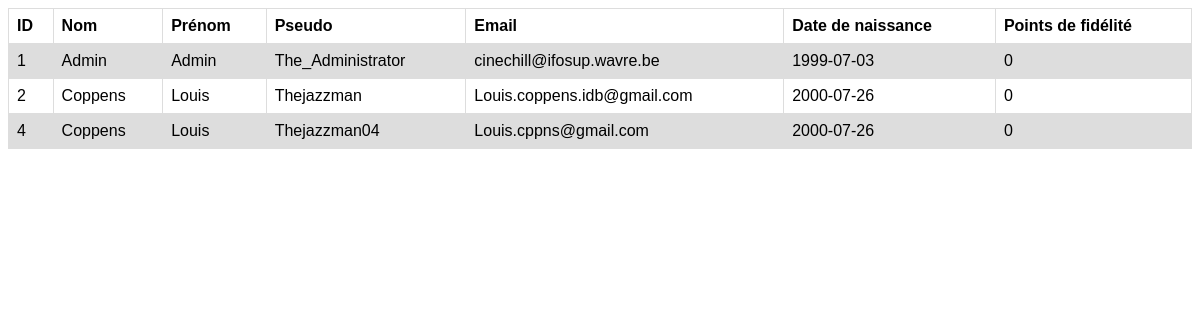
/model/user_tab.php, run on an earlier commit of the app's database.
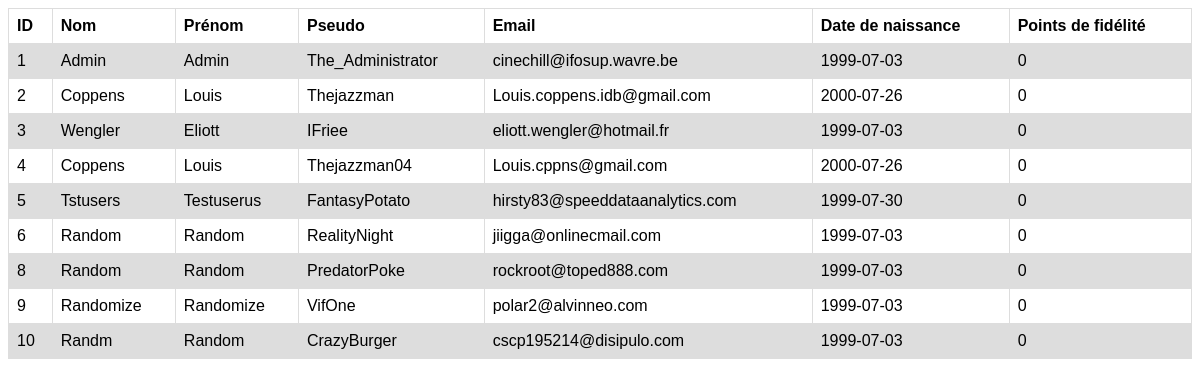
And on a later commit of the database.
### tables this page shows
CREATE TABLE `user_tab` (
  `id_user` int(11) NOT NULL,
  `nom_user` varchar(25) DEFAULT NULL,
  `prenom_user` varchar(50) DEFAULT NULL,
  `pseudo_user` varchar(50) DEFAULT NULL,
  `password_user` varchar(60) DEFAULT NULL,
  `mail_user` varchar(100) DEFAULT NULL,
  `date_naissance_user` date DEFAULT NULL,
  `fidelite_user` int(11) DEFAULT 0
);

### model/user_tab.php (the view, shortened to what this page needs)
<?php
include('connection.php');
$query = "SELECT * FROM user_tab";
$stmt = $db->prepare($query);
$stmt->execute();
$result = $stmt->fetchAll();
if (count($result) > 0) {
  echo "<table>";
  echo "<tr>";
  echo "<th>ID</th>";
  echo "<th>Nom</th>";
  echo "<th>Prénom</th>";
  echo "<th>Pseudo</th>";
  echo "<th>Email</th>";
  echo "<th>Date de naissance</th>";
  echo "<th>Points de fidélité</th>";
  echo "</tr>";
  foreach ($result as $row) {
    echo "<tr>";
    echo "<td>" . $row["id_user"] . "</td>";
    echo "<td>" . $row["nom_user"] . "</td>";
    echo "<td>" . $row["prenom_user"] . "</td>";
    echo "<td>" . $row["pseudo_user"] . "</td>";
    echo "<td>" . $row["mail_user"] . "</td>";
    echo "<td>" . $row["date_naissance_user"] . "</td>";
    echo "<td>" . $row["fidelite_user"] . "</td>";
    echo "</tr>";
    }
    echo "</table>";
    } else {
    echo "Aucun enregistrement trouvé";
    }
?>

### model/user_tab.php (style rules this page uses)
table { font-family: arial, sans-serif; border-collapse: collapse; width: 100%; }
td, th { border: 1px solid #dddddd; text-align: left; padding: 8px; }
tr:nth-child(even) { background-color: #dddddd; }

What changed in the data, as far as the page shows it:
added user_tab: id_user "3", nom_user "Wengler", prenom_user "Eliott", pseudo_user "IFriee", mail_user "eliott.wengler@hotmail.fr", date_naissance_user "1999-07-03", fidelite_user "0"
added user_tab: id_user "5", nom_user "Tstusers", prenom_user "Testuserus", pseudo_user "FantasyPotato", mail_user "hirsty83@speeddataanalytics.com", date_naissance_user "1999-07-30", fidelite_user "0"
added user_tab: id_user "6", nom_user "Random", prenom_user "Random", pseudo_user "RealityNight", mail_user "jiigga@onlinecmail.com", date_naissance_user "1999-07-03", fidelite_user "0"
added user_tab: id_user "8", nom_user "Random", prenom_user "Random", pseudo_user "PredatorPoke", mail_user "rockroot@toped888.com", date_naissance_user "1999-07-03", fidelite_user "0"
added user_tab: id_user "9", nom_user "Randomize", prenom_user "Randomize", pseudo_user "VifOne", mail_user "polar2@alvinneo.com", date_naissance_user "1999-07-03", fidelite_user "0"
added user_tab: id_user "10", nom_user "Randm", prenom_user "Random", pseudo_user "CrazyBurger", mail_user "cscp195214@disipulo.com", date_naissance_user "1999-07-03", fidelite_user "0"
